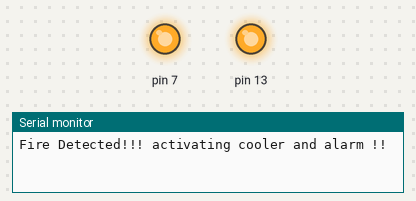
Bench run of a sketch on a simulated Arduino Uno, built for the host (arithmetic inside an expression is 32-bit, double 64-bit). On the bench: output pins drawn as LEDs (lit = HIGH), the last lines printed to the serial monitor. An integer division by zero does not stop the program and gives all ones (-1).

Above: at 1.5 s.
At 5.0 s:
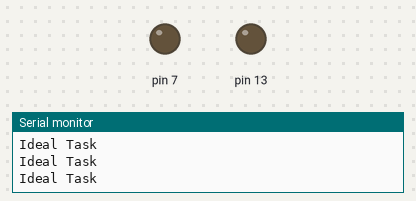
Timing chart, 0 to 9.1 s (numbered marks = the images above):
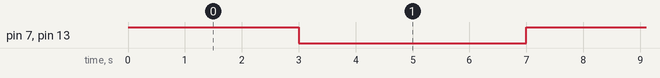

Measured:
- by itself, pin 7, pin 13: alternates HIGH for 3.0 s and LOW for 4.0 s

The sketch:

buzzer.ino
```cpp
void setup() {
  pinMode(7,OUTPUT);
  pinMode(13,OUTPUT);
  Serial.begin(9600);
}

void loop() {
  digitalWrite(7,HIGH);
  digitalWrite(13,HIGH);

  Serial.println("\nFire Detected!!! activating cooler and alarm !!");

  delay(3000);
  digitalWrite(7,LOW);
  digitalWrite(13,LOW);  int i;
  for(i=0;i<8;i++)
  {
     Serial.println("Ideal Task");   delay(500);
    }
  delay(1/0);

}
```
